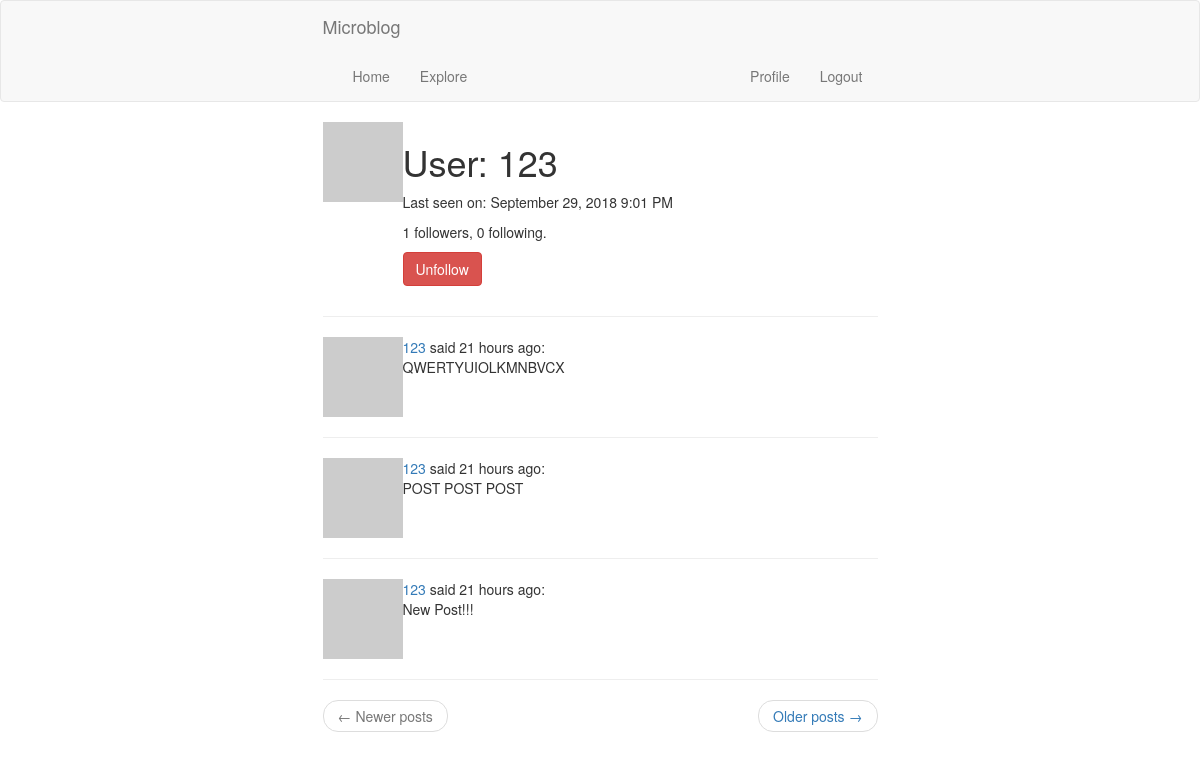
Screenshot of /user/123 (signed in) with the database file from the repository.
### app/models.py (models this page shows, shortened)
class User(db.Model, UserMixin):
    id: int = db.Column(db.Integer, primary_key=True)
    username: str = db.Column(db.String(64), index=True, unique=True)
    email: str = db.Column(db.String(120), index=True, unique=True)
    password_hash: str = db.Column(db.String(128))
    about_me: str = db.Column(db.String(140))
    last_seen: str = db.Column(db.DateTime, default=datetime.utcnow)
    posts = db.relationship('Post', backref='author', lazy='dynamic')
    followed = db.relationship('User', secondary=followers,
                               primaryjoin=(followers.c.follower_id == id),
                               secondaryjoin=(followers.c.followed_id == id),
                               backref=db.backref('followers', lazy='dynamic'), lazy='dynamic')
    def avatar(self, size):
        digest = md5(self.email.lower().encode('utf-8')).hexdigest()
        return 'https://www.gravatar.com/avatar/{}?d=identicon&s={}'.format(digest, size)
    def is_following(self, user):
        return self.followed.filter(followers.c.followed_id == user.id).count() > 0

class Post(db.Model):
    id = db.Column(db.Integer, primary_key=True)
    body = db.Column(db.String(140))
    timestamp = db.Column(db.DateTime, index=True, default=datetime.utcnow)
    user_id = db.Column(db.Integer, db.ForeignKey('user.id'))

### app/routes.py (the view)
@app.route('/user/<username>')
@login_required
def user(username):
    user = User.query.filter_by(username=username).first_or_404()
    page = request.args.get('page', 1, type=int)
    posts = user.posts.order_by(Post.timestamp.desc()).paginate(page, app.config['POSTS_PER_PAGE'], False)
    next_url = url_for('user', username=user.username, page=posts.next_num) if posts.has_next else None
    prev_url = url_for('user', username=user.username, page=posts.prev_num) if posts.has_prev else None
    return render_template('user.html', user=user, posts=posts.items,
                           next_url=next_url, prev_url=prev_url)

### app/models.py (called while the page is built)
@login.user_loader
def load_user(id):
    return User.query.get(int(id))

### app/routes.py (called while the page is built)
@app.before_request
def before_request():
    if current_user.is_authenticated:
        current_user.last_seen = datetime.utcnow()
        db.session.commit()

### app/templates/user.html (shortened to what this page needs)
{% extends "base.html" %}
{% block app_content %}
    <table>
        <tr valign="top">
            <td><img src="{{ user.avatar(128) }}"></td>
            <td>
                <h1>User: {{ user.username }}</h1>
                {% if user.last_seen %}
                <p>Last seen on: {{ moment(user.last_seen).format('LLL') }}</p>
                {% endif %}
                <p>{{ user.followers.count() }} followers, {{ user.followed.count() }} following.</p>
                {% if user == current_user %}
                <p><a href="{{ url_for('edit_profile') }}">Edit your profile</a></p>
                {% elif not current_user.is_following(user) %}
                <p><a class="btn btn-success" href="{{ url_for('follow', username=user.username) }}">Follow</a></p>
                {% else %}
                <p><a class="btn btn-danger" href="{{ url_for('unfollow', username=user.username) }}">Unfollow</a></p>
                {% endif %}
            </td>
        </tr>
    </table>
    <hr>
    {% for post in posts %}
        {% include '_post.html' %}
    {% endfor %}
    <nav aria-label="...">
        <ul class="pager">
            <li class="previous{% if not prev_url %} disabled{% endif %}">
                <a href="{{ prev_url or '#' }}">
                    <span aria-hidden="true">&larr;</span> Newer posts
                </a>
            </li>
            <li class="next{% if not next_url %} disabled{% endif %}">
                <a href="{{ next_url or '#' }}">
                    Older posts <span aria-hidden="true">&rarr;</span>
                </a>
            </li>
        </ul>
    </nav>
{% endblock %}

### app/templates/_post.html
<table>
    <tr valign="top">
        <td width="70px">
            <a href="{{ url_for('user', username=post.author.username) }}">
                <img src="{{ post.author.avatar(70) }}">
            </a>
        </td>
        <td>
            <a href="{{ url_for('user', username=post.author.username) }}">
                {{ post.author.username }}
            </a>
            said {{ moment(post.timestamp).fromNow() }}:
            <br>
            {{ post.body }}
        </td>
    </tr>
</table>
<hr>

### rows the page displays
User: username "123", last_seen "September 29, 2018 9:01 PM"
Post: author.username "123", timestamp "21 hours ago", body "QWERTYUIOLKMNBVCX"
Post: author.username "123", timestamp "21 hours ago", body "POST POST POST"
Post: author.username "123", timestamp "21 hours ago", body "New Post!!!"

### other values shown
{{ user.followers.count() }} "1"
{{ user.followed.count() }} "0"
